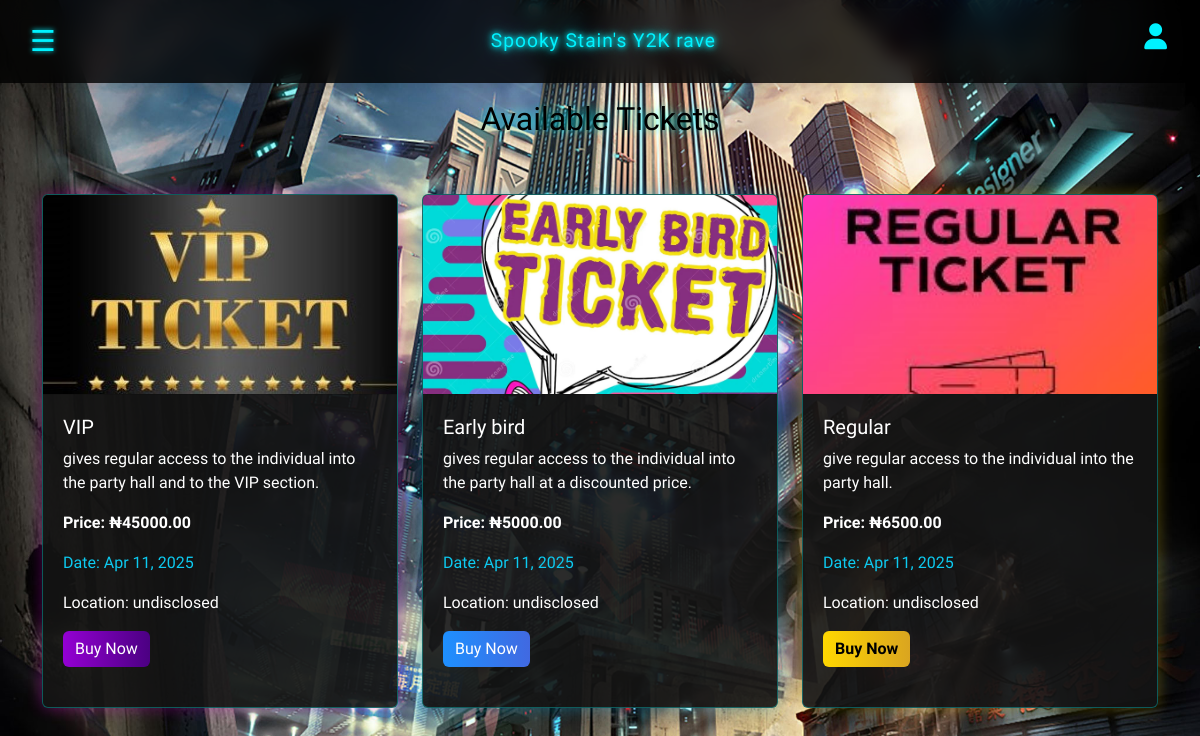
The page /tickets/ on the database its author committed.
### pages/models.py (models this page shows, shortened)
class PartyTicket(models.Model):
    TICKET_TYPES = [
        ('early_bird', 'Early Bird'),
        ('regular', 'Regular'),
        ('vip', 'VIP'),
    ]
    name = models.CharField(max_length=200)
    description = models.TextField()
    price = models.DecimalField(
        max_digits=10,
        decimal_places=2,
        validators=[MinValueValidator(Decimal('0.01'))]
    )
    date = models.DateField()
    location = models.CharField(max_length=255)
    image = models.ImageField(upload_to='tickets/', blank=True, null=True)
    available_tickets = models.PositiveIntegerField(default=0)
    tickets_sold = models.PositiveIntegerField(default=0)
    ticket_type = models.CharField(
        max_length=20,
        choices=TICKET_TYPES,
        default='regular'
    )
    barcode = models.CharField(max_length=50, blank=True, unique=True)
    is_scanned = models.BooleanField(default=False)
    created_at = models.DateTimeField(auto_now_add=True)
    updated_at = models.DateTimeField(auto_now=True)

### pages/views.py (the view)
# urls.py: path('tickets/', ticket_list, name='ticket_list'),
@never_cache
def ticket_list(request):
    context = {
        'tickets': PartyTicket.objects.all(),
        'PAYSTACK_PUBLIC_KEY': settings.PAYSTACK_PUBLIC_KEY,
        'user_email': request.user.email if request.user.is_authenticated else ''
    }
    return render(request, 'pages/ticket_list.html', context)

### pages/context_processors.py (called while the page is built)
def paystack_keys(request):
    return {
        'PAYSTACK_PUBLIC_KEY': settings.PAYSTACK_PUBLIC_KEY,
        'PAYSTACK_SECRET_KEY': settings.PAYSTACK_SECRET_KEY
    }

### pages/templates/pages/ticket_list.html (shortened to what this page needs)
{% extends "base.html" %}
{% block content %}
<h2 style="justify-content: center; display: flex; align-items: center; padding-bottom: 2%;">Available Tickets</h2>
<div class="container mt-3 pt-3">
    <div class="row">
        {% for ticket in tickets %}
        <div class="col-md-4 mb-4">
            <div class="card h-100 {% if 'Regular' in ticket.name %}gold-card{% elif 'Early' in ticket.name %}blue-card{% else %}vip-card{% endif %}"
                 data-ticket-id="{{ ticket.id }}"
                 data-ticket-price="{{ ticket.price }}"
                 data-ticket-name="{{ ticket.name|escapejs }}">
                {% if ticket.image %}
                <img src="{{ ticket.image.url }}" class="card-img-top" style="height: 200px; object-fit: cover;">
                {% endif %}
                <div class="card-body">
                    <h5 class="card-title" style="color: white;">{{ ticket.name }}</h5>
                    <p class="card-text" style="color: white;">{{ ticket.description }}</p>
                    <p style="color: white;" class="{% if 'Regular' in ticket.name %}gold-text{% elif 'Early' in ticket.name %}blue-text{% else %}vip-text{% endif %}">
                        Price: ₦{{ ticket.price|floatformat:"2" }}
                    </p>
                    <p style="color: white;" class="text-info">Date: {{ ticket.date|date:"M d, Y" }}</p>
                    <p style="color: white;">Location: {{ ticket.location }}</p>
                    <button class="btn {% if 'Regular' in ticket.name %}gold-btn{% elif 'Early' in ticket.name %}blue-btn{% else %}vip-btn{% endif %} buy-now-btn"
                    data-ticket-id="{{ ticket.id }}"
                    data-ticket-price="{{ ticket.price }}"
                    data-ticket-name="{{ ticket.name|escapejs }}"
                    data-quantity="1"
                    onclick="initiatePaystackPayment(this)">
                Buy Now
            </button>
                </div>
            </div>
        </div>
        {% endfor %}
    </div>
</div>
{% endblock %}

### pages/templates/pages/ticket_list.html (style rules this page uses)
.card { margin-bottom: 20px; box-shadow: 0 4px 8px rgba(0,0,0,0.1); }
.card-body { padding: 20px; }
.card { transition: transform 0.3s; }
.card-img-top { border-bottom: 1px solid rgba(0,0,0,0.125); }
.gold-card { border: 2px solid #FFD700; background: rgba(20, 20, 20, 0.9); box-shadow: 0 0 15px rgba(255, 215, 0, 0.3); }
.gold-text { color: #FFD700; font-weight: bold; }
.gold-btn { background: linear-gradient(to right, #FFD700, #FFA500); color: #000; font-weight: bold; border: none; }
.blue-card { border: 2px solid #00B4FF; background: rgba(20, 20, 20, 0.9); box-shadow: 0 0 15px rgba(0, 180, 255, 0.3); }
.blue-text { color: #00B4FF; font-weight: bold; }
.blue-btn { background: linear-gradient(to right, #00B4FF, #0062FF); color: white; border: none; }
.vip-card { border: 2px solid #FF00FF; background: rgba(20, 20, 20, 0.9); box-shadow: 0 0 15px rgba(255, 0, 255, 0.3); }
.vip-text { color: #FF00FF; font-weight: bold; }
.vip-btn { background: linear-gradient(to right, #FF00FF, #9900FF); color: white; border: none; }
.card { transition: all 0.3s ease; }
.gold-btn { background: linear-gradient(to right, #FFD700, #DAA520); color: #000; border: none; transition: all 0.3s ease; }
.blue-btn { background: linear-gradient(to right, #1E90FF, #4169E1); color: white; border: none; transition: all 0.3s ease; }
.vip-btn { background: linear-gradient(to right, #9400D3, #4B0082); color: white; border: none; transition: all 0.3s ease; }

### rows shown on the page
PartyTicket: image (picture), name "VIP", description "gives regular access to the individual into the party hall and to the VIP section.", price "45000.00", date "Apr 11, 2025", location "undisclosed"
PartyTicket: image (picture), name "Early bird", description "gives regular access to the individual into the party hall at a discounted price.", price "5000.00", date "Apr 11, 2025", location "undisclosed"
PartyTicket: image (picture), name "Regular", description "give regular access to the individual into the party hall.", price "6500.00", date "Apr 11, 2025", location "undisclosed"
